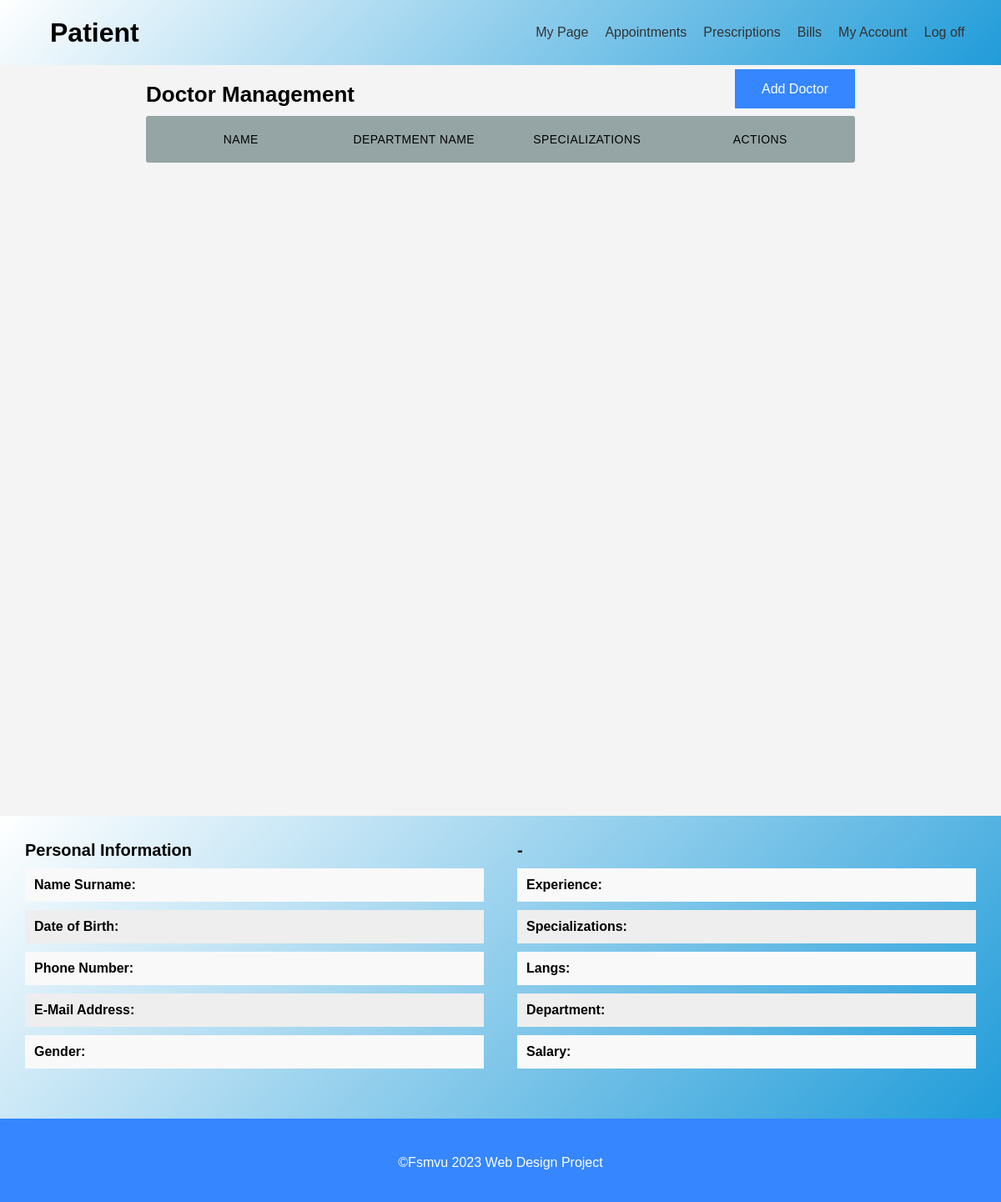
Page /Doctors/ on the earlier database version.
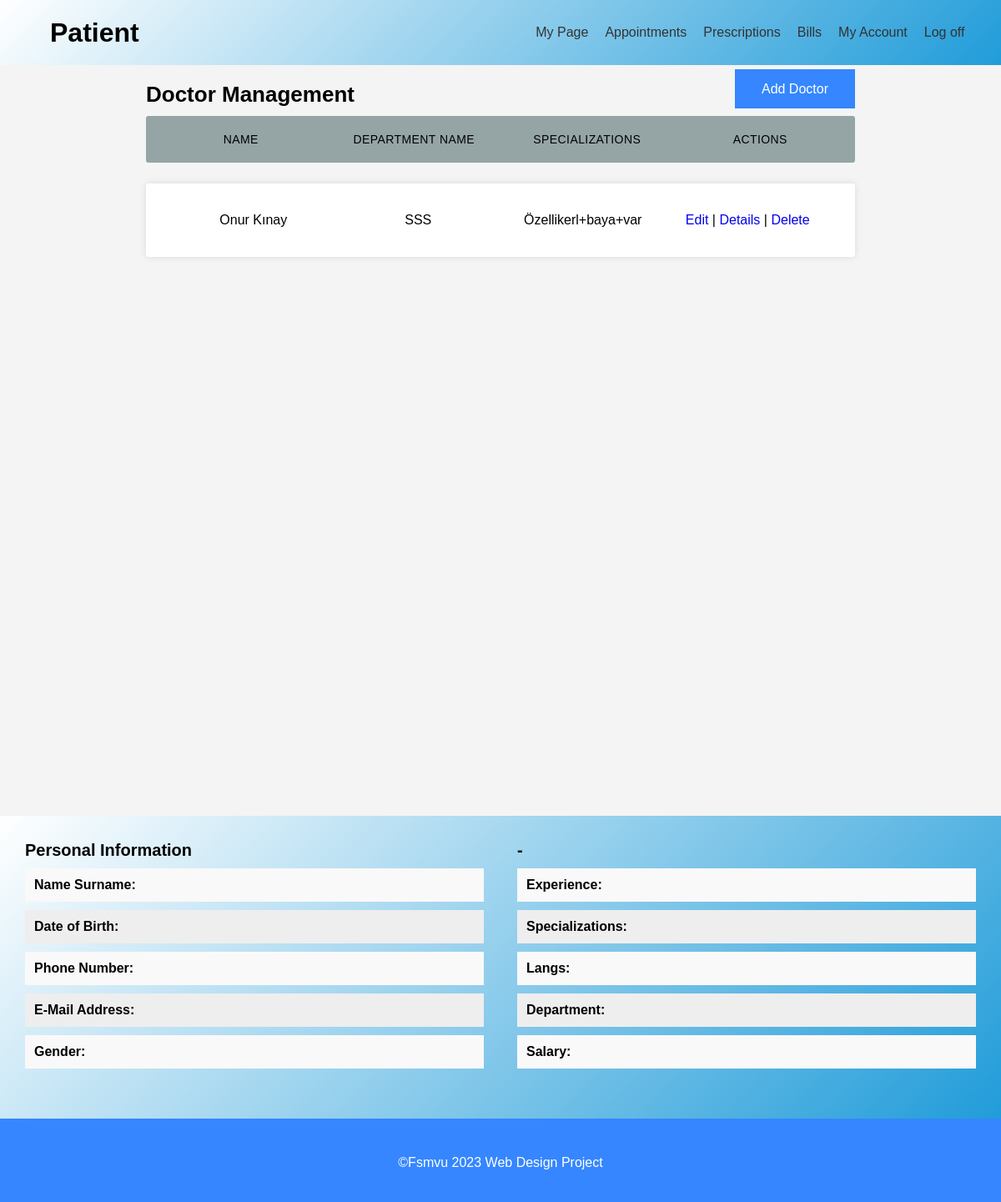
Same page on the later database version.
### doctor/models.py (models this page shows, shortened)
class Doctor(models.Model):
    ID = models.BigAutoField(primary_key=True)
    User = models.ForeignKey(settings.AUTH_USER_MODEL,on_delete=models.CASCADE,blank=True, null=True)
    DateOfBirth = models.DateField()
    Gender = models.CharField(max_length=1, choices=GENDER_CHOICES)
    Phone = models.CharField(max_length=11)
    Salary = models.IntegerField()
    Specializations = models.CharField(max_length=300)
    Experience = models.TextField()
    Languages = models.CharField(max_length=300)
    Department = models.ForeignKey(Department, on_delete=models.SET_DEFAULT,default=1)
    class Meta:
        db_table = "doctor"

### department/models.py (models this page shows, shortened)
class Department(models.Model):
    ID = models.BigAutoField(primary_key=True)
    Name = models.CharField(max_length=100)
    PriceUnit =  models.IntegerField()
    class Meta:
        db_table = "department"

### doctor/views.py (the view)
# urls.py: path('',views.home,name=""),
def home(request):
    context ={}
    context["dataset"] = Doctor.objects.all()
    return render(request, "doctor/home.html", context)

### doctor/templates/doctor/home.html (shortened to what this page needs)
{% extends 'management_base.html' %}
{% load static %}
{% block content %}
  <section id="doktor-yonetimi">
    <div class="container">
      <h2 style="display:inline">Doctor Management</h2>
      <div class="addButton">
        <a class="addButtonInside" href="/Doctors/Create">Add Doctor</a>
      </div>
      <div class="bosluk"></div>
      <ul class="responsive-table">
        <li class="table-header">
          <div class="col col-1">Name</div>
          <div class="col col-2">Department Name</div>
          <div class="col col-3">Specializations</div>
          <div class="col col-4">Actions</div>
        </li>
        {% for data in dataset %}
          <li class="table-row">
            <div class="col col-1 nameSurname" data-label="Job Id">{{ data.User.first_name }} {{ data.User.last_name }}</div>
            <div class="col col-2" data-label="Doctor Name">{{ data.Department.Name }}</div>
            <div class="col col-3">{{ data.Specializations }}</div>
            <div class="col col-4" data-label="Operation">
              <a href="/Doctors/Edit/{{ data.ID }}">Edit</a> |
              <a class="getDetails" href="/Doctors/Details/{{data.ID}}">Details</a>
              | <a class="delete" href="/Doctors/Delete/{{ data.ID }}">Delete</a>
            </div>
          </li>
        {% endfor %}
      </ul>
    </div>
  </section>
  <div id="ex1" class="modal" style="max-width:initial">
    <section id="ozel-sayfa" style="padding:0;margin-bottom:0">
      <div class="container" style="max-width:initial">
        <div class="kisisel-bilgiler">
          <h3>Personal Information</h3>
          <ul>
            <li class="docNameSurname">
              <span>Name Surname:</span>
            </li>
            <li class="docDoB">
              <span>Date of Birth:</span>
            </li>
            <li class="docNumber">
              <span>Phone Number:</span>
            </li>
            <li class="docEmail">
              <span>E-Mail Address:</span>
            </li>
            <li class="docGender">
              <span>Gender:</span>
            </li>
          </ul>
        </div>
        <div class="hesap-bilgileri">
          <h3>-</h3>
          <ul>
            <li class="docExperience">
              <span>Experience:</span>
            </li>
            <li class="docSpecializations">
              <span>Specializations:</span>
            </li>
            <li class="docLangs">
              <span>Langs:</span>
            </li>
            <li class="docDept">
              <span>Department:</span>
            </li>
            <li class="docSalary">
              <span>Salary:</span>
            </li>
          </ul>
        </div>
      </div>
    </section>
  </div>
{% endblock %}

Differences in the rows shown:
added Doctor: User.first_name "Onur", User.last_name "Kınay", Department.Name "SSS", Specializations "Özellikerl+baya+var"
